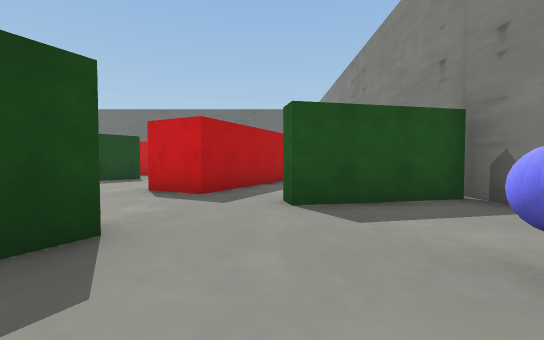
view 1 (above)

22 first-person views from a walk through a Unity game level. The camera is 1.3 m above the floor, tilts 2° down and sees 90° across. The floor is counted in squares, 2 m on a side. Each view is taken from the middle of a square. On the plan, view 1 faces up. The plan holds only what a view shows up to about 9 squares ahead; the rest is blank.

view 2
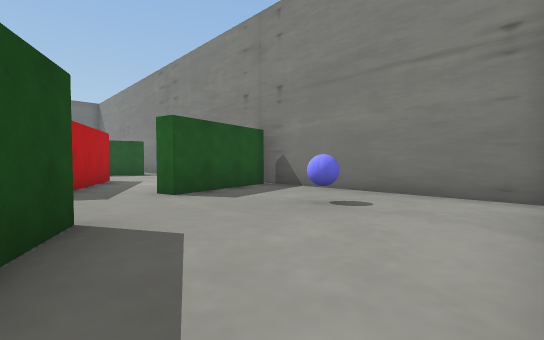

view 3
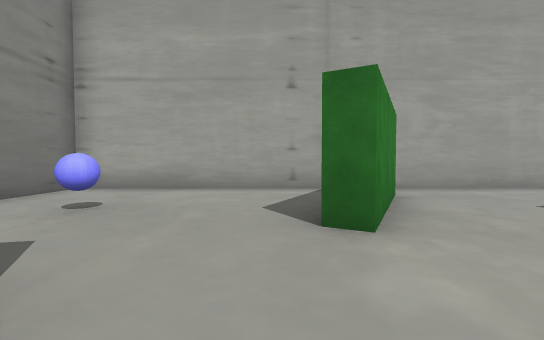

view 4
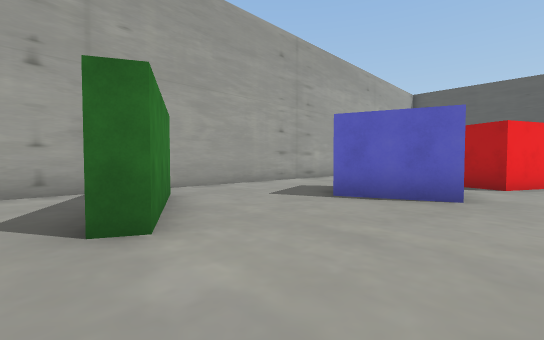

view 5
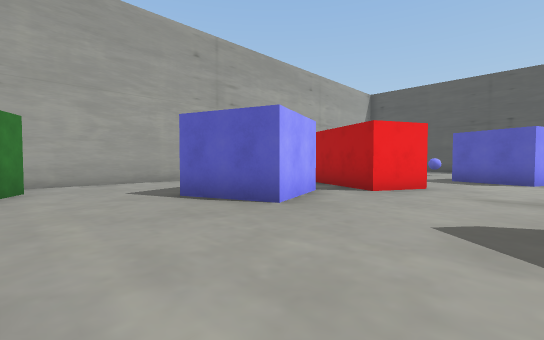

view 6
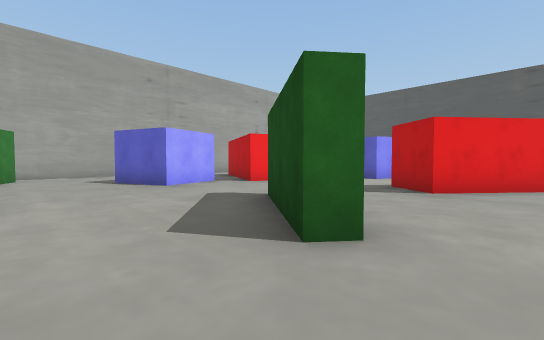

view 7
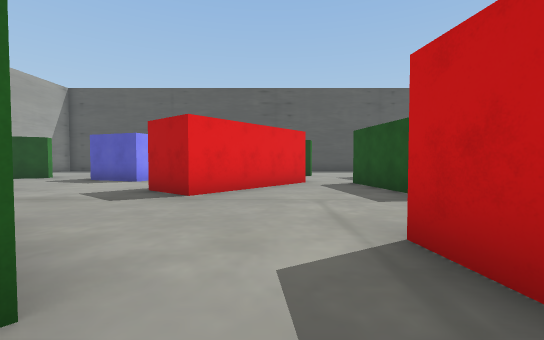

view 8
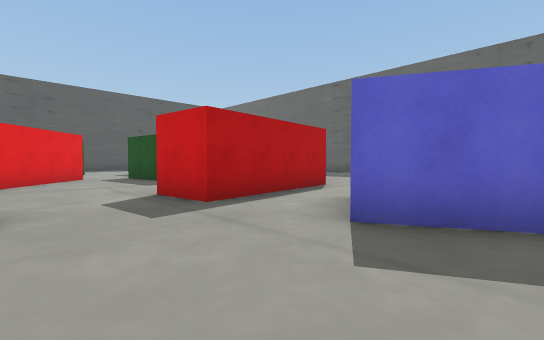

view 9
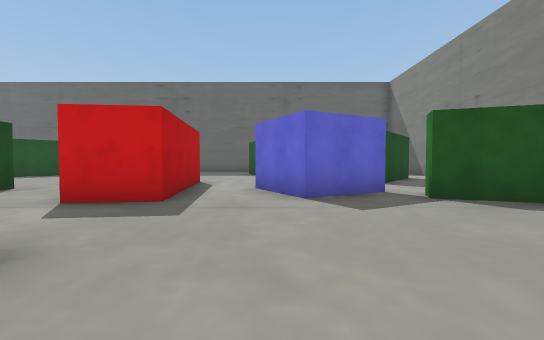

view 10
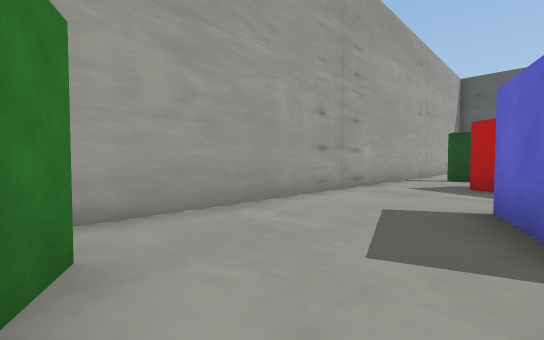

view 11
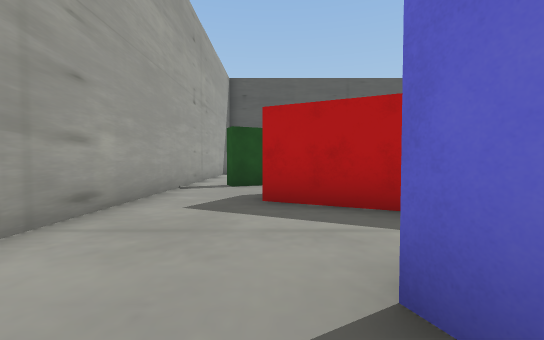

view 12
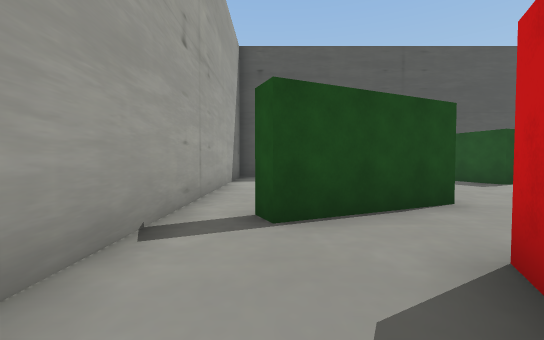

view 13
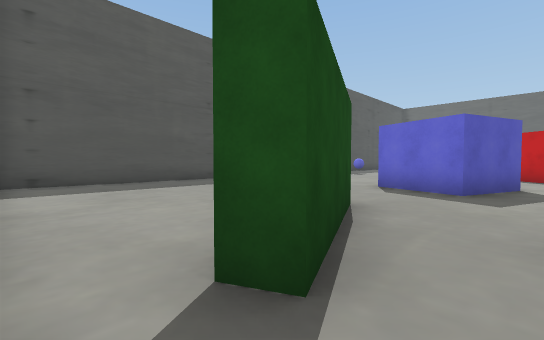

view 14
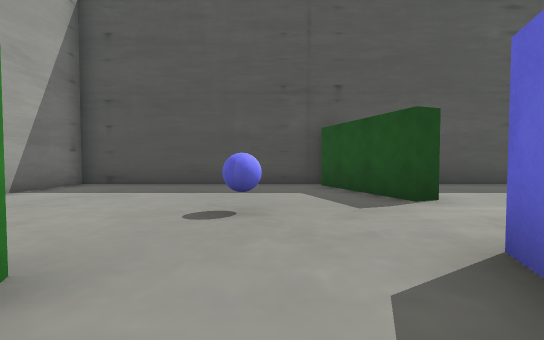

view 15
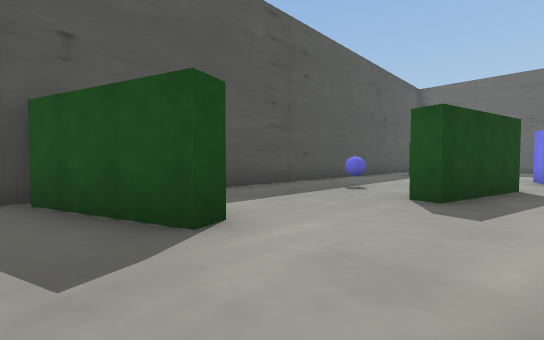

view 16
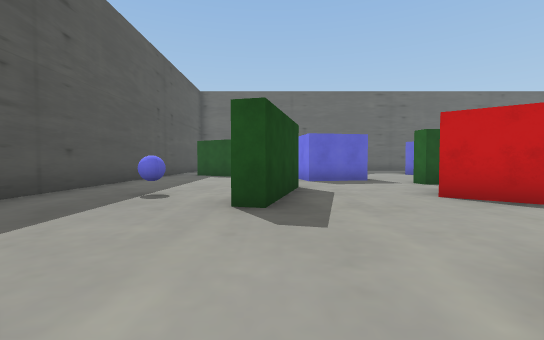

view 17
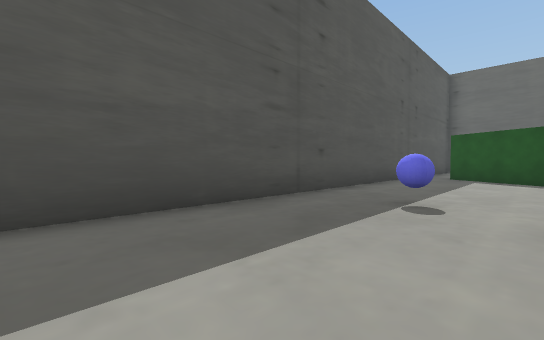

view 18
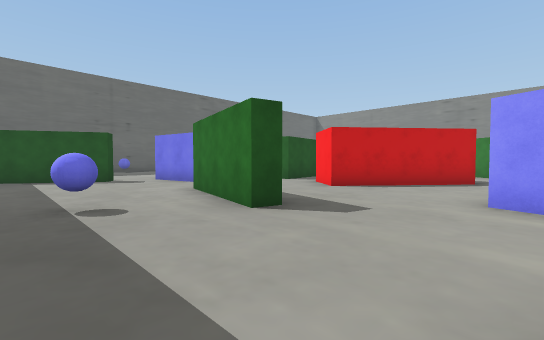

view 19
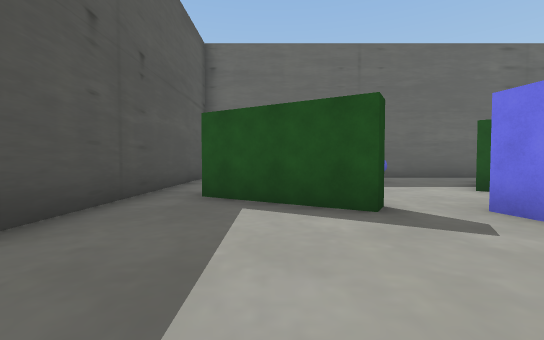

view 20
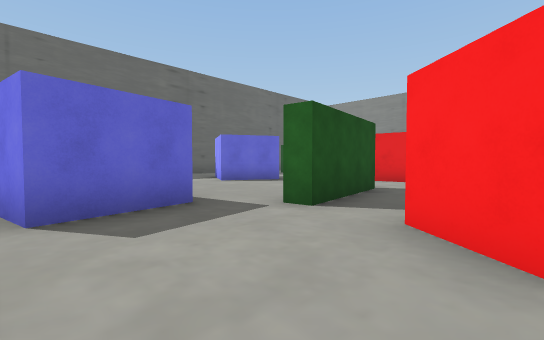

view 21
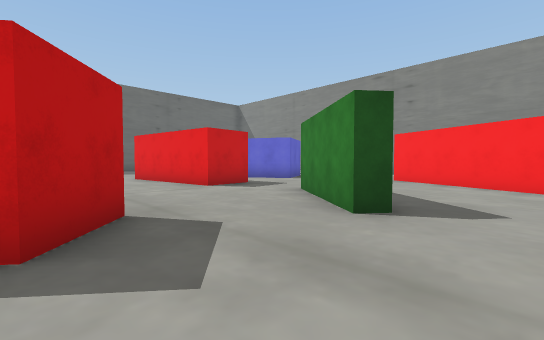

view 22
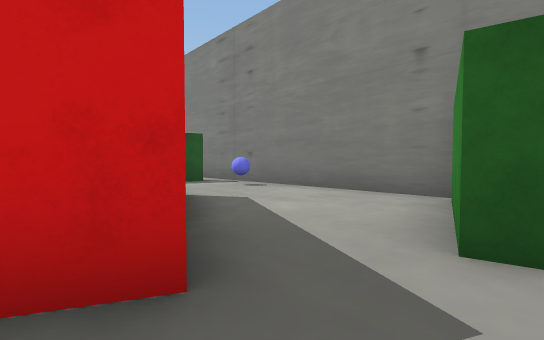

### Floor plan
Ten units are one square. View 1 is at (0, 0); x grows to the right and y downward. Boxes are objects, and circles mark ways between rooms. Rooms are numbered by the first view taken in them; rooms with no view inside come last. Other rooms are left out.
<svg viewBox="-210 -190 250 207">
<path fill="none" stroke="#000" d="M-15 -23 -20 -13M33 -46 3 -39 2 -44M-35 12 35 12 35 -40M-80 -34 -60 -41 -53 -22M-100 -51 -86 -44 -104 -8M-59 -21 -73 -15M-90 -95 -99 -83 -130 -108 -121 -120M-129 -71 -123 -68 -130 -50M-47 -97 -66 -73 -70 -76 -60 -89M-14 -52 -27 -59 -15 -82M-128 0 -133 2M-33 1 -19 -26 -15 -23M-135 12 -35 12M-118 -133 -119 -139M-153 -127 -161 -97M-128 -149 -148 -145M-60 -89 -51 -100 -47 -97M-50 -144 -47 -123 -62 -121 -66 -153M-89 -143 -89 -138 -118 -133M-15 -82 -8 -95M-3 -126 -1 -131M-6 -136 -24 -126 -34 -144M-121 -120 -90 -95M-175 -69 -173 -63 -202 -53M-144 -69 -142 -76M-161 -97 -166 -98 -158 -127M-205 -54 -205 12 -135 12M-130 -50 -150 -57M-141 -28 -128 0M-148 -145 -152 -165M-113 -13 -118 -15M-164 -169 -167 -164 -193 -180M-205 -185 -205 -69M5 -88 -14 -52M26 -116 -3 -126M2 -44 31 -50M35 -40 35 -112"/>
<rect x="15" y="-15" width="10" height="10" fill="#bbb"><title>blue ball</title></rect>
<rect x="-185" y="-115" width="10" height="10" fill="#bbb"><title>blue ball</title></rect>
<rect x="-165" y="-45" width="10" height="10" fill="#bbb"><title>blue ball</title></rect>
<rect x="25" y="-105" width="10" height="10" fill="#bbb"><title>blue ball</title></rect>
<circle cx="-25" cy="10" r="3" fill="#2a7"/>
<circle cx="-3" cy="-30" r="3" fill="#2a7"/>
<circle cx="-125" cy="-125" r="3" fill="#2a7"/>
<circle cx="-30" cy="-80" r="3" fill="#2a7"/>
<circle cx="-75" cy="-90" r="3" fill="#2a7"/>
<circle cx="-115" cy="-50" r="3" fill="#2a7"/>
<circle cx="-120" cy="-15" r="3" fill="#2a7"/>
<circle cx="-140" cy="10" r="3" fill="#2a7"/>
<circle cx="-155" cy="-85" r="3" fill="#2a7"/>
<circle cx="-165" cy="-135" r="3" fill="#2a7"/>
<circle cx="0" cy="-50" r="3" fill="#2a7"/>
<circle cx="0" cy="-105" r="3" fill="#2a7"/>
<text x="10" y="-10">1</text>
<text x="-80" y="-50">2</text>
<text x="-60" y="-110">3</text>
<text x="-170" y="-70">4</text>
<text x="20" y="-80">5</text>
</svg>
Room 1 opens to room 2. Room 2 opens to room 3. Room 2 opens to room 4. Room 2 opens to room 5. Room 3 opens to room 5.

Where each view was taken, in squares from view 1:
view 1: 0 up, 0 right, facing up
view 2: 1 down, 2 left, facing up-right
view 3: 5 up, 1 left, facing down
view 4: 5 up, 1 left, facing down-left
view 5: 7 up, 3 left, facing down-left
view 6: 11 up, 3 left, facing down-left
view 7: 11 up, 4 left, facing left
view 8: 10 up, 1 left, facing up-left
view 9: 8 up, 3 left, facing up
view 10: 2 up, 3 left, facing down-left
view 11: 1 up, 6 left, facing left
view 12: 0 up, 10 left, facing left
view 13: 1 down, 12 left, facing up-left
view 14: 4 up, 13 left, facing left
view 15: 5 up, 15 left, facing up-left
view 16: 6 up, 16 left, facing up
view 17: 7 up, 17 left, facing up-left
view 18: 7 up, 19 left, facing up-right
view 19: 13 up, 18 left, facing up
view 20: 11 up, 15 left, facing up-right
view 21: 6 up, 10 left, facing up-right
view 22: 4 up, 2 left, facing up-right
